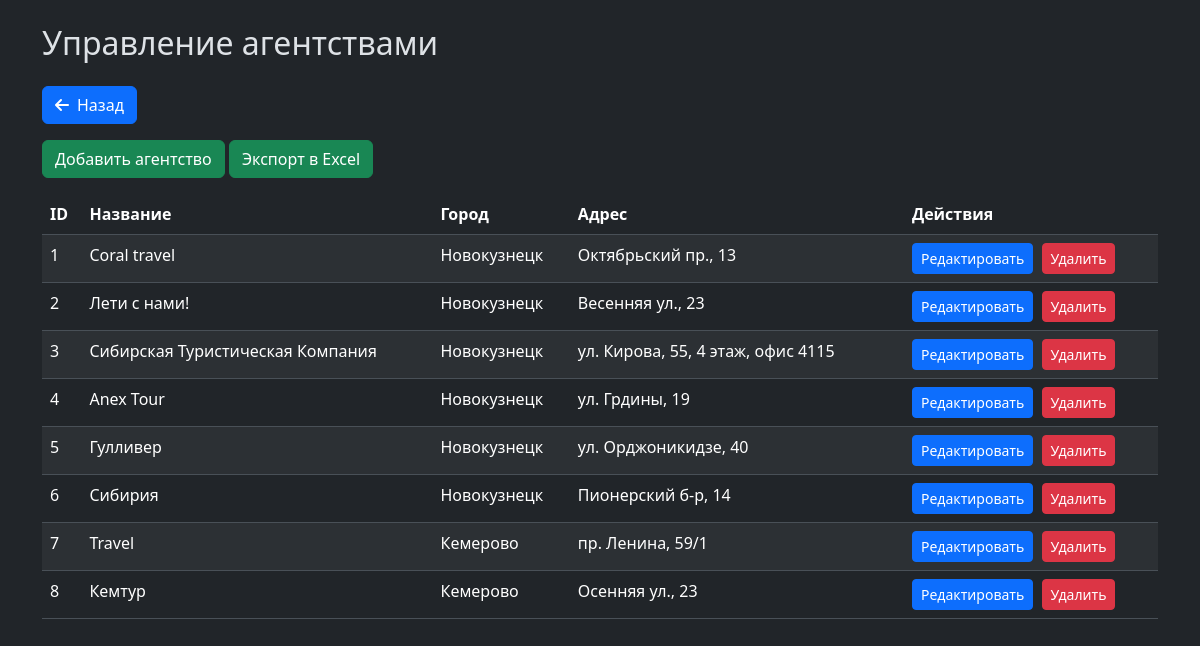
/admin/agencies (signed in), run on the app's committed database.
### tables this page shows
CREATE TABLE "Agency" (
	"id"	INTEGER NOT NULL UNIQUE,
	"city"	TEXT NOT NULL,
	"name"	TEXT NOT NULL,
	"address"	TEXT NOT NULL,
	PRIMARY KEY("id" AUTOINCREMENT)
);

### admin_routes.py (the view)
@admin_bp.route('/admin/agencies')
@admin_required
def manage_agencies():
    conn = get_db_connection()
    cursor = conn.cursor()
    cursor.execute("SELECT id, name, city, address FROM Agency")
    agencies = cursor.fetchall()
    conn.close()
    return render_template("admin_agencies.html",
                           agencies=agencies,
                           user_name=session['user_name'],
                           is_authenticated=True)

### admin_routes.py (called while the page is built)
def get_db_connection():
    conn = sqlite3.connect('turhelp.db')
    conn.execute("PRAGMA foreign_keys = ON")
    return conn

def admin_required(f):
    @wraps(f)
    def decorated_function(*args, **kwargs):
        if not session.get('is_admin'):
            flash('Доступ запрещен', 'danger')
            return redirect(url_for('home'))
        return f(*args, **kwargs)
    return decorated_function

### templates/admin_agencies.html (shortened to what this page needs)
<!doctype html>
<html lang="ru" class="h-100" data-bs-theme="dark">
<head>
    <link rel="stylesheet" href="{{ url_for('static', filename='css/main.css') }}">
    <link rel="stylesheet" href="https://cdnjs.cloudflare.com/ajax/libs/font-awesome/6.0.0/css/all.min.css">
    <link rel="stylesheet" href="https://cdn.jsdelivr.net/npm/bootstrap@5.3.3/dist/css/bootstrap.min.css">
</head>
<body class="body">
<div class="container">
    <h2 class="my-4">Управление агентствами</h2>
    <div class="mb-3">
		<a href="/admin" type="button" class="btn btn-primary">
			<i class="fas fa-arrow-left me-2"></i>Назад
		</a>
    </div>
    <a href="{{ url_for('admin_bp.add_agency') }}" class="btn btn-success mb-3">Добавить агентство</a>
    <a href="{{ url_for('admin_bp.export_agencies') }}" class="btn btn-success mb-3">Экспорт в Excel</a>
    <div class="table-responsive">
        <table class="table table-striped">
            <thead>
                <tr>
                    <th>ID</th>
                    <th>Название</th>
                    <th>Город</th>
                    <th>Адрес</th>
					<th></th>
                    <th>Действия</th>
                </tr>
            </thead>
            <tbody>
                {% for agency in agencies %}
                <tr>
                    <td>{{ agency[0] }}</td>
                    <td>{{ agency[1] }}</td>
                    <td>{{ agency[2] }}</td>
                    <td>{{ agency[3] }}</td>
                    <td>{{ agency[4] }}</td>
                    <td>
                        <a href="{{ url_for('admin_bp.edit_agency', agency_id=agency[0]) }}" class="btn btn-primary btn-sm me-1">Редактировать</a>
                        <form action="{{ url_for('admin_bp.delete_agency', agency_id=agency[0]) }}" method="post" class="d-inline">
                            <button type="submit" class="btn btn-danger btn-sm">Удалить</button>
                        </form>
                    </td>
                </tr>
                {% endfor %}
            </tbody>
        </table>
    </div>
</div>
</body>
</html>

### static/css/main.css (style rules this page uses)
body { overflow: hidden; height: 100%; font-family: Arial, sans-serif; margin: 0; }
.body { overflow: auto; }

### data on the page
Agency: id "1", name "Coral travel", city "Новокузнецк", address "Октябрьский пр., 13"
Agency: id "2", name "Лети с нами!", city "Новокузнецк", address "Весенняя ул., 23"
Agency: id "3", name "Сибирская Туристическая Компания", city "Новокузнецк", address "ул. Кирова, 55, 4 этаж, офис 4115"
Agency: id "4", name "Anex Tour", city "Новокузнецк", address "ул. Грдины, 19"
Agency: id "5", name "Гулливер", city "Новокузнецк", address "ул. Орджоникидзе, 40"
Agency: id "6", name "Сибирия", city "Новокузнецк", address "Пионерский б-р, 14"
Agency: id "7", name "Travel", city "Кемерово", address "пр. Ленина, 59/1"
Agency: id "8", name "Кемтур", city "Кемерово", address "Осенняя ул., 23"
